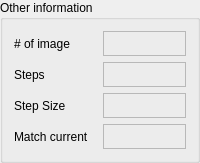
            <widget class="QGroupBox" name="groupBox_10">
             <property name="title">
              <string>Other information</string>
             </property>
             <layout class="QGridLayout" name="gridLayout_15">
              <item row="1" column="4">
               <widget class="QLabel" name="label_steps">
                <property name="sizePolicy">
                 <sizepolicy hsizetype="Preferred" vsizetype="Fixed">
                  <horstretch>0</horstretch>
                  <verstretch>0</verstretch>
                 </sizepolicy>
                </property>
                <property name="minimumSize">
                 <size>
                  <width>0</width>
                  <height>25</height>
                 </size>
                </property>
                <property name="maximumSize">
                 <size>
                  <width>16777215</width>
                  <height>25</height>
                 </size>
                </property>
                <property name="frameShape">
                 <enum>QFrame::StyledPanel</enum>
                </property>
                <property name="text">
                 <string/>
                </property>
               </widget>
              </item>
              <item row="0" column="2">
               <widget class="QLabel" name="label_61">
                <property name="sizePolicy">
                 <sizepolicy hsizetype="Preferred" vsizetype="Fixed">
                  <horstretch>0</horstretch>
                  <verstretch>0</verstretch>
                 </sizepolicy>
                </property>
                <property name="minimumSize">
                 <size>
                  <width>0</width>
                  <height>25</height>
                 </size>
                </property>
                <property name="maximumSize">
                 <size>
                  <width>16777215</width>
                  <height>25</height>
                 </size>
                </property>
                <property name="text">
                 <string># of image</string>
                </property>
               </widget>
              </item>
              <item row="1" column="2">
               <widget class="QLabel" name="label_18">
                <property name="sizePolicy">
                 <sizepolicy hsizetype="Preferred" vsizetype="Fixed">
                  <horstretch>0</horstretch>
                  <verstretch>0</verstretch>
                 </sizepolicy>
                </property>
                <property name="minimumSize">
                 <size>
                  <width>0</width>
                  <height>25</height>
                 </size>
                </property>
                <property name="maximumSize">
                 <size>
                  <width>16777215</width>
                  <height>25</height>
                 </size>
                </property>
                <property name="text">
                 <string>Steps</string>
                </property>
               </widget>
              </item>
              <item row="0" column="4">
               <widget class="QLabel" name="label_of_image">
                <property name="sizePolicy">
                 <sizepolicy hsizetype="Preferred" vsizetype="Fixed">
                  <horstretch>0</horstretch>
                  <verstretch>0</verstretch>
                 </sizepolicy>
                </property>
                <property name="minimumSize">
                 <size>
                  <width>0</width>
                  <height>25</height>
                 </size>
                </property>
                <property name="maximumSize">
                 <size>
                  <width>16777215</width>
                  <height>25</height>
                 </size>
                </property>
                <property name="frameShape">
                 <enum>QFrame::StyledPanel</enum>
                </property>
                <property name="text">
                 <string/>
                </property>
               </widget>
              </item>
              <item row="3" column="2">
               <widget class="QLabel" name="label_63">
                <property name="sizePolicy">
                 <sizepolicy hsizetype="Preferred" vsizetype="Fixed">
                  <horstretch>0</horstretch>
                  <verstretch>0</verstretch>
                 </sizepolicy>
                </property>
                <property name="minimumSize">
                 <size>
                  <width>0</width>
                  <height>25</height>
                 </size>
                </property>
                <property name="maximumSize">
                 <size>
                  <width>16777215</width>
                  <height>25</height>
                 </size>
                </property>
                <property name="text">
                 <string>Match current</string>
                </property>
               </widget>
              </item>
              <item row="2" column="2">
               <widget class="QLabel" name="label_17">
                <property name="sizePolicy">
                 <sizepolicy hsizetype="Preferred" vsizetype="Fixed">
                  <horstretch>0</horstretch>
                  <verstretch>0</verstretch>
                 </sizepolicy>
                </property>
                <property name="minimumSize">
                 <size>
                  <width>0</width>
                  <height>25</height>
                 </size>
                </property>
                <property name="maximumSize">
                 <size>
                  <width>16777215</width>
                  <height>25</height>
                 </size>
                </property>
                <property name="text">
                 <string>Step Size</string>
                </property>
               </widget>
              </item>
              <item row="3" column="4">
               <widget class="QLabel" name="label_match_curr">
                <property name="sizePolicy">
                 <sizepolicy hsizetype="Preferred" vsizetype="Fixed">
                  <horstretch>0</horstretch>
                  <verstretch>0</verstretch>
                 </sizepolicy>
                </property>
                <property name="minimumSize">
                 <size>
                  <width>0</width>
                  <height>25</height>
                 </size>
                </property>
                <property name="maximumSize">
                 <size>
                  <width>16777215</width>
                  <height>25</height>
                 </size>
                </property>
                <property name="frameShape">
                 <enum>QFrame::StyledPanel</enum>
                </property>
                <property name="text">
                 <string/>
                </property>
               </widget>
              </item>
              <item row="2" column="4">
               <widget class="QLabel" name="label_step_size">
                <property name="sizePolicy">
                 <sizepolicy hsizetype="Preferred" vsizetype="Fixed">
                  <horstretch>0</horstretch>
                  <verstretch>0</verstretch>
                 </sizepolicy>
                </property>
                <property name="minimumSize">
                 <size>
                  <width>0</width>
                  <height>25</height>
                 </size>
                </property>
                <property name="maximumSize">
                 <size>
                  <width>16777215</width>
                  <height>25</height>
                 </size>
                </property>
                <property name="frameShape">
                 <enum>QFrame::StyledPanel</enum>
                </property>
                <property name="text">
                 <string/>
                </property>
               </widget>
              </item>
             </layout>
            </widget>
